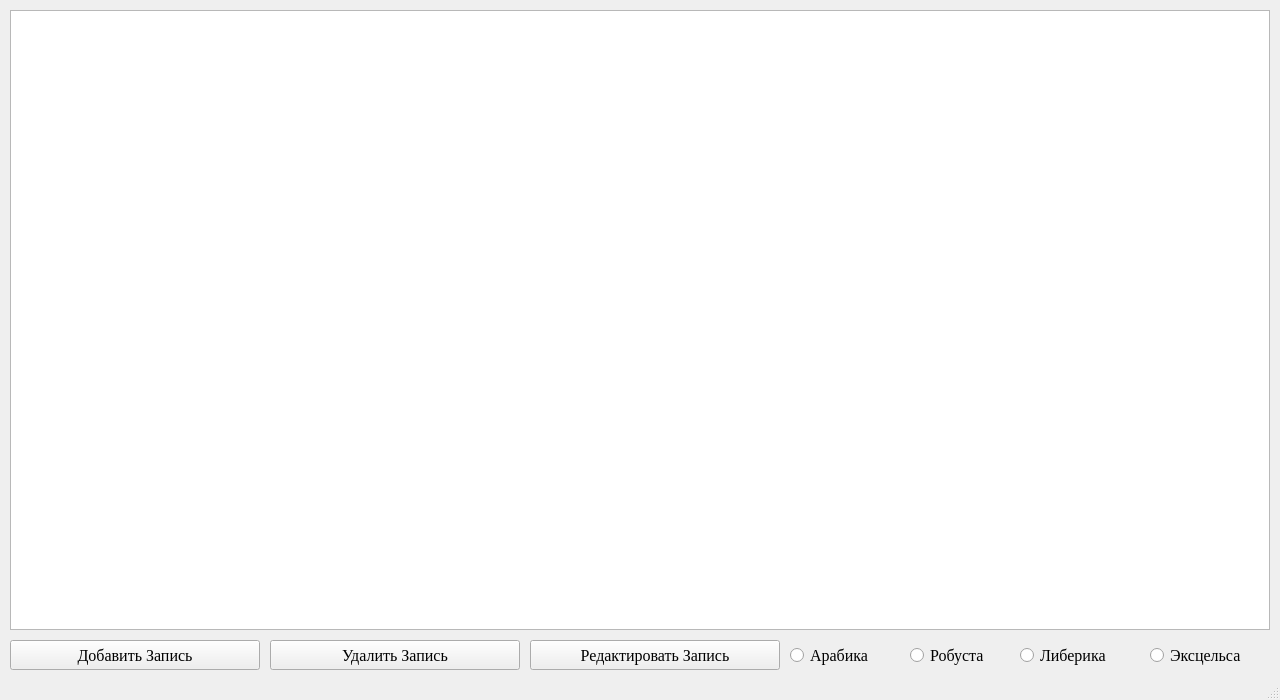
<?xml version="1.0" encoding="UTF-8"?>
<ui version="4.0">
 <class>Coffee</class>
 <widget class="QMainWindow" name="Coffee">
  <property name="geometry">
   <rect>
    <x>0</x>
    <y>0</y>
    <width>1280</width>
    <height>700</height>
   </rect>
  </property>
  <property name="minimumSize">
   <size>
    <width>1280</width>
    <height>700</height>
   </size>
  </property>
  <property name="maximumSize">
   <size>
    <width>1280</width>
    <height>700</height>
   </size>
  </property>
  <property name="baseSize">
   <size>
    <width>900</width>
    <height>700</height>
   </size>
  </property>
  <property name="font">
   <font>
    <family>Times New Roman</family>
    <pointsize>12</pointsize>
   </font>
  </property>
  <property name="windowTitle">
   <string>Coffee</string>
  </property>
  <widget class="QWidget" name="centralwidget">
   <widget class="QTableWidget" name="table">
    <property name="geometry">
     <rect>
      <x>10</x>
      <y>10</y>
      <width>1260</width>
      <height>620</height>
     </rect>
    </property>
   </widget>
   <widget class="QPushButton" name="add_button">
    <property name="geometry">
     <rect>
      <x>10</x>
      <y>640</y>
      <width>250</width>
      <height>30</height>
     </rect>
    </property>
    <property name="text">
     <string>Добавить Запись</string>
    </property>
   </widget>
   <widget class="QPushButton" name="edit_button">
    <property name="geometry">
     <rect>
      <x>530</x>
      <y>640</y>
      <width>250</width>
      <height>30</height>
     </rect>
    </property>
    <property name="text">
     <string>Редактировать Запись</string>
    </property>
   </widget>
   <widget class="QRadioButton" name="arabic_button">
    <property name="geometry">
     <rect>
      <x>790</x>
      <y>640</y>
      <width>100</width>
      <height>30</height>
     </rect>
    </property>
    <property name="text">
     <string>Арабика</string>
    </property>
   </widget>
   <widget class="QRadioButton" name="robust_button">
    <property name="geometry">
     <rect>
      <x>910</x>
      <y>640</y>
      <width>100</width>
      <height>30</height>
     </rect>
    </property>
    <property name="text">
     <string>Робуста</string>
    </property>
   </widget>
   <widget class="QRadioButton" name="liberica_button">
    <property name="geometry">
     <rect>
      <x>1020</x>
      <y>640</y>
      <width>120</width>
      <height>30</height>
     </rect>
    </property>
    <property name="text">
     <string>Либерика</string>
    </property>
   </widget>
   <widget class="QRadioButton" name="excelsa_button">
    <property name="geometry">
     <rect>
      <x>1150</x>
      <y>640</y>
      <width>120</width>
      <height>30</height>
     </rect>
    </property>
    <property name="text">
     <string>Эксцельса</string>
    </property>
   </widget>
   <widget class="QPushButton" name="delete_button">
    <property name="geometry">
     <rect>
      <x>270</x>
      <y>640</y>
      <width>250</width>
      <height>30</height>
     </rect>
    </property>
    <property name="text">
     <string>Удалить Запись</string>
    </property>
   </widget>
  </widget>
  <widget class="QStatusBar" name="statusbar"/>
 </widget>
 <resources/>
 <connections/>
</ui>
